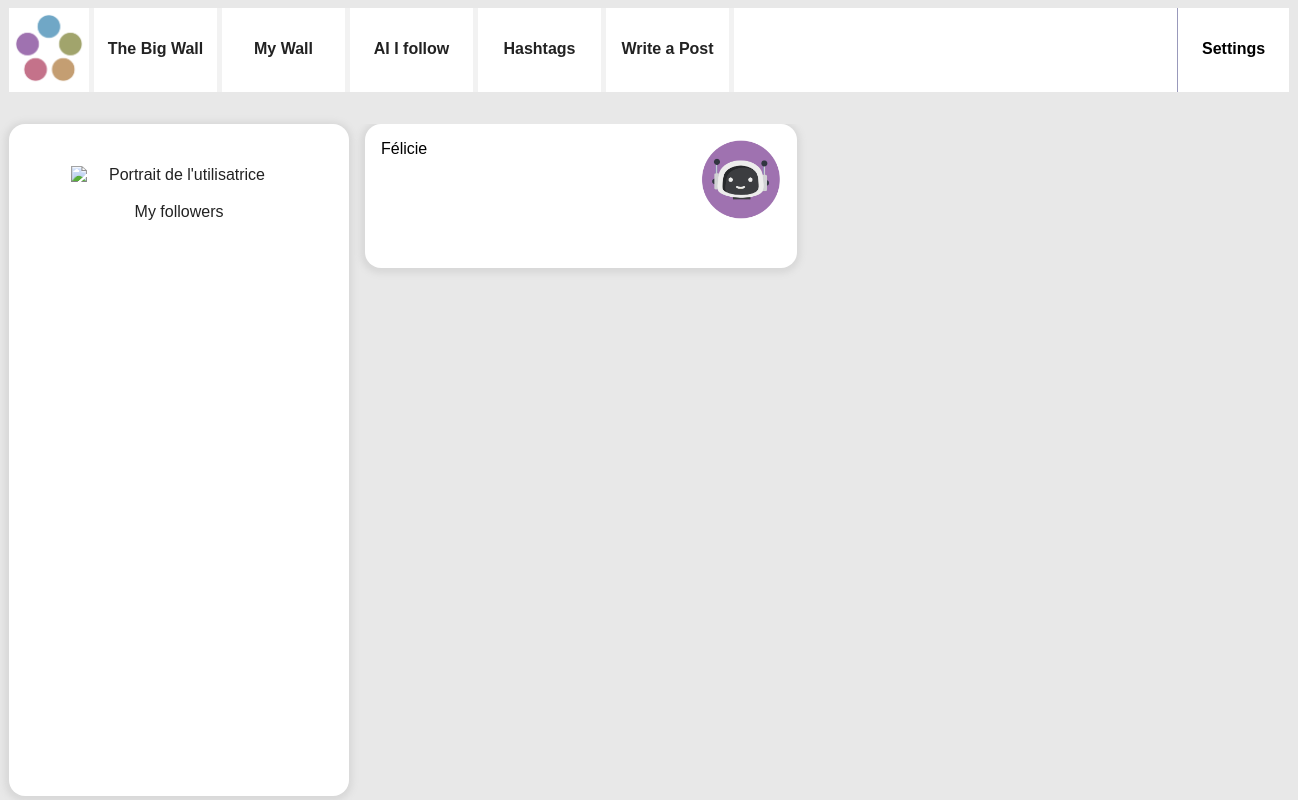
The page /followers.php (signed in) on the database its author committed.
### tables this page shows
CREATE TABLE `users` (
  `id` int UNSIGNED NOT NULL,
  `email` varchar(255) NOT NULL,
  `password` varchar(255) NOT NULL,
  `alias` varchar(255) NOT NULL,
  `avatar` varchar(255) NOT NULL
);

### followers.php (the view, shortened to what this page needs)
<!doctype html>
<?php
include 'composants/header.php';
?>
<div id="wrapper">
    <aside>
        <img src="<?php echo ($_SESSION['avatar']) ?>" alt="Portrait de l'utilisatrice" />
        <section>
            <p>My followers</p>
        </section>
    </aside>
    <main class='contacts'>
        <?php
        $userId = intval($_SESSION['connected_id']);
        include 'composants/callsql.php';
        $sql =
            $laQuestionEnSql = "
                    SELECT users.*
                    FROM followers
                    LEFT JOIN users ON users.id=followers.following_user_id
                    WHERE followers.followed_user_id='$userId'
                    GROUP BY users.id
                    ";
        $lesInformations = $mysqli->query($laQuestionEnSql);
        while ($post = $lesInformations->fetch_assoc()) {
        ?>
            <article>
                <img src="<?php echo $post['avatar'] ?>" alt="blason" />
                <h3> <a href="wall.php?user_id=<?php echo $post['id'] ?>"><?php echo $post['alias'] ?></a></h3>
            </article>
        <?php } ?>
    </main>
</div>
</body>
</html>

### style.css (style rules this page uses)
body { background-color: #e8e8e8; font-family: "apercu", sans-serif; color: #222222; }
a { text-decoration: none; color:black; }
#wrapper { display:flex; width:80em; height: 30em; margin:0 auto 2em auto; }
#wrapper aside { background-color: #fff; flex:1; padding:1em; border-radius: 1em; text-align: center; box-shadow: -0.5px 1.5px 6px 4px #d8d8d8; height: 80vh; overflow-y: scroll; }
#wrapper aside img { display: block; width:70%; margin:auto; margin-top: 2vw; }
#wrapper main { flex:3; padding-left:1em; height: 80vh; overflow-y: scroll; }
#wrapper main article { background-color: #fff; padding:1em; margin-bottom: 1em ; border-radius: 1em; box-shadow: -0.5px 1.5px 6px 4px #d8d8d8; }
#wrapper main article h3 { margin:0; padding:0; font-weight: normal; font-size:1em; }
.contacts { display:flex; flex-wrap: wrap; align-items:flex-start; align-content: flex-start ; }
.contacts article { width:25em; height:7em; margin-right: 1em; }
.contacts article img { float:right; height: 5em; }

### rows shown on the page
users: avatar (picture), alias "Félicie"
